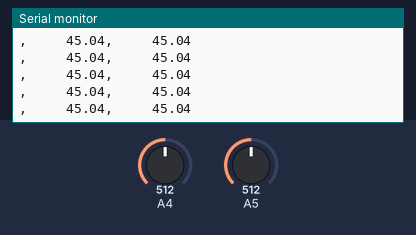
Simulated run of this sketch. Board: Arduino Mega 2560, built with avr-gcc and run on an emulated ATmega2560. Parts: the last lines printed to the serial monitor. The inputs (shaded band) are chosen by the test bench; at power-on: A4 = 512, A5 = 512.

Above: at 1.2 s.
1.3 s: A4 set to 716
At 2.0 s:
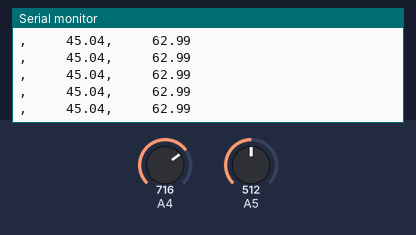
2.8 s: A5 set to 716
At 3.8 s:
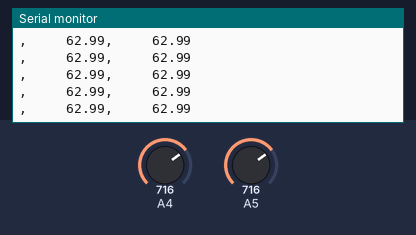
4.3 s: A4 set to 900
At 4.8 s:
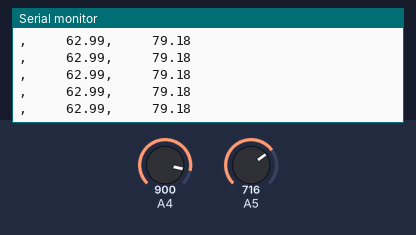
5.8 s: A5 set to 900
At 6.4 s:
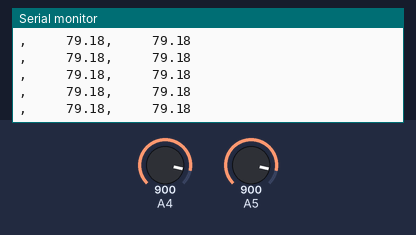
Timing chart, 0 to 8.3 s (numbered marks = the images above; inputs shaded):
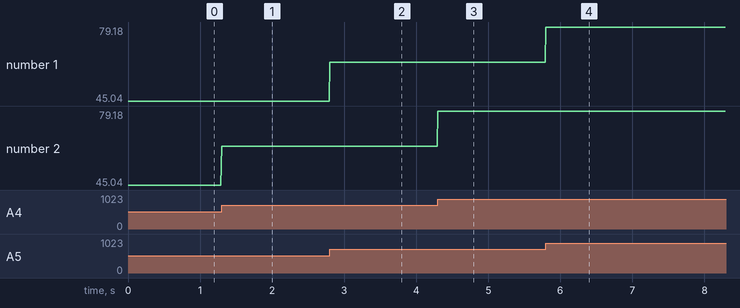

Measured:
- after the input at 1.3 s, the serial monitor: prints a new line at once (image 1)
- after the input at 2.8 s, the serial monitor: prints a new line at once (image 2)
- after the input at 4.3 s, the serial monitor: prints a new line at once (image 3)
- after the input at 5.8 s, the serial monitor: prints a new line at once (image 4)
- plotted number 2: 45.04 → 62.99 after the input at 1.3 s, 62.99 → 79.18 after the input at 4.3 s

The sketch:

lectura_pot.ino
```cpp
// TaISLAb
// https://github.com/TaISLab/dummyarm
//
// DAQ for the dummy ARM
// Use Arduino Mega
//

// Código para la lectura de los potenciómetros y mapeo de estos valores a ángulos
// de posición de la garra.

//

// Declaración de constantes y variables:
#define periodo 10   // Constante para definir el periodo de muestreo en ms.
#define POT 2        // Constante para definir el número de potenciómetros.

long nextt, t;       // Variables para el control del tiempo.

int input[POT];      // Variable para almacenar las lecturas de los sensores (lecturas del ADC).
double angle[POT];   // Variable para almacenar el ángulo de posición.


//Cambiar estos valores:

// Establecer los límites para la conversión:
int    inputmin[POT] = {   0,    0};  // Valor mínimo de lectura del ADC.
double anglemin[POT] = {   0,    0};  // Valor mínimo de ángulo.
int    inputmax[POT] = {1023, 1023};  // Valor máximo de lectura del ADC.
double anglemax[POT] = {  90,   90};  // Valor máximo de ángulo.


// Configuración inicial:
void setup() {
  Serial.begin(250000);   // Inicializar comunicación serial a 250000 bps
  nextt=millis();         // Configurar temporizador inicial
 // Lee el valor del tiempo en el que la placa comienza a ejecutar el programa, tras inicilizar el entorno de ejecución.
}


// Función para mapear el rango de valores de entrada en un rango de valores de salida
double cv2Degree(double input, double inputmin, double inputmax, double outputmin, double outputmax)
{
  return outputmin+((input-inputmin)/(inputmax-inputmin))*(outputmax-outputmin);
}

// Bucle principal
void loop() {
  while ((t=millis())<nextt);   //Espera activa
  nextt+=periodo;

  // Lecturas analógicas del valor de los potenciómetros:
  input[0] = analogRead(A5);
  input[1] = analogRead(A4);

  //input[0] = 0;
  //input[1] = 1023;

  //Bucle para iterar sobre cada potenciómetro y obtener el valor del ángulo de posición de cada uno:
  int n;
  for (n=0; n<POT; n++) angle[n] = cv2Degree(input[n], inputmin[n], inputmax[n], anglemin[n], anglemax[n]);

 // Serial.print(t);    // Timestamp

 //Bucle para imprimir el valor del ángulo de cada potenciómetro
  for (n=0; n<POT; n++) {
    Serial.print(",     ");
    Serial.print(angle[n]);
    //delay(100);
  }
  Serial.println("");
}
```
